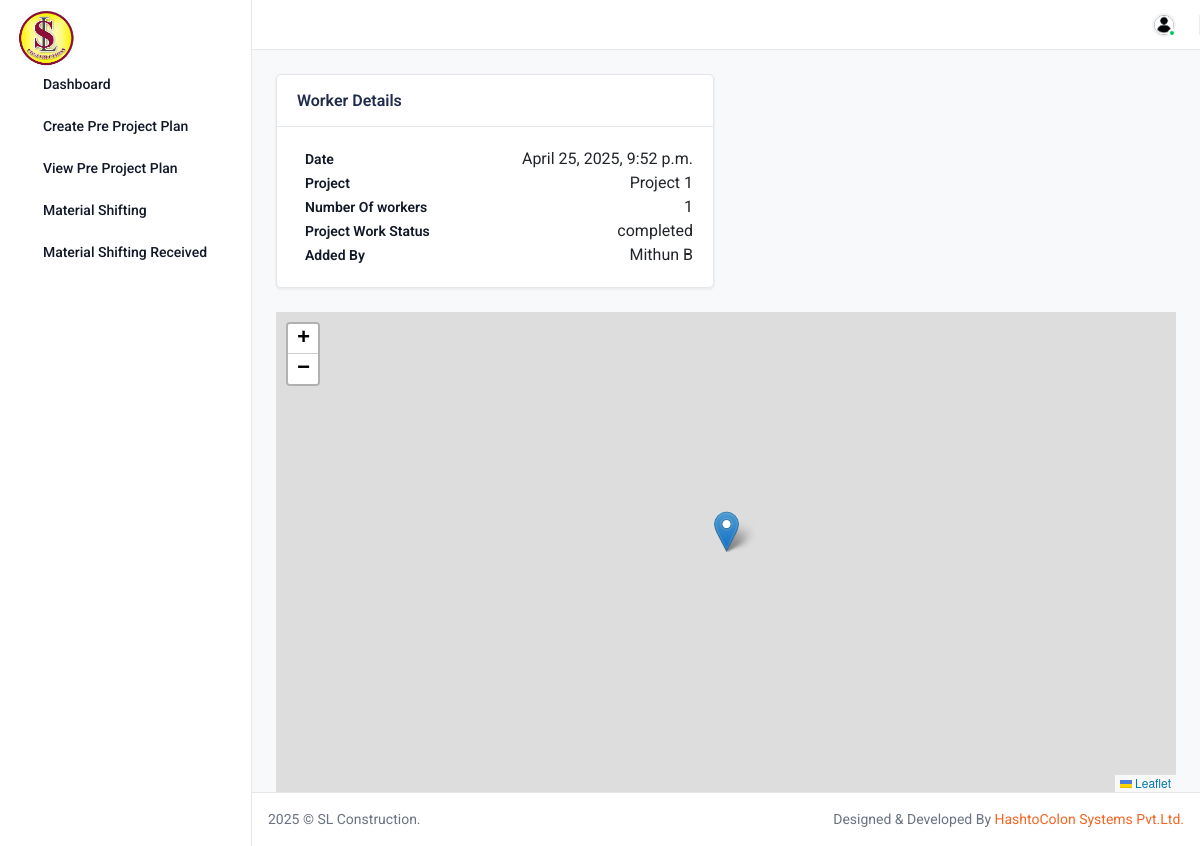
Screenshot of /daily_workers_detail/2 (signed in) with the database file from the repository.
### base/models.py (models this page shows, shortened)
class Project_daily_work_details(models.Model):
   date = models.DateTimeField(auto_now_add=True, blank=True)
   user = models.ForeignKey(User, on_delete=models.CASCADE)
   project = models.ForeignKey(Project,  blank=True, null=True, on_delete=models.CASCADE)
   no_of_workers=models.CharField(max_length=25, default="", blank=True)
   image=models.ImageField(upload_to='uploads/' ,blank=True,)
   project_work_status=models.CharField(max_length=225, default="", blank=True,)
   lon=models.CharField(max_length=255, default="", blank=True)
   lat=models.CharField(max_length=255, default="", blank=True)

class Project(models.Model):
   project_name=models.CharField(max_length=255, default="", blank=True)
   address=models.TextField(default="", blank=True)
   date = models.DateTimeField(auto_now_add=True, blank=True)

class User(AbstractUser):
   designation = models.CharField(max_length = 20, choices = designation_choice, null=True, blank=True)

### base/views.py (the view)
# urls.py: path("daily_workers_detail/<int:pk>",views.daily_workers_detail, name="daily_workers_detail"),
@login_required
def daily_workers_detail(request,pk):
 current_record = Project_daily_work_details.objects.get(pk=pk)
 context={"post":current_record}
 return render(request, "dailyworkrsdetail.html", context )

### templates/dailyworkrsdetail.html (shortened to what this page needs)
{% extends "base.html" %}
{% load static %}
{% load widget_tweaks %}
{% block content %}
<div class="content">
	 <div class="row">
					<div class="col-xxl-4 col-xl-6 d-flex">
						<div class="card flex-fill">
							<div class="card-header pb-2 d-flex align-items-center justify-content-between flex-wrap">
								<h5 class="mb-2">Worker Details</h5>
							</div>
							<div class="card-body">
								<div class="recent-item">
									<div class="d-flex justify-content-between">
										<div class="d-flex align-items-center w-100">
											<div class="ms-2 flex-fill">
												<div class="d-flex align-items-center justify-content-between">
													<h6 class="fs-medium text-truncate"><a href="javscript:void(0);">Date</a></h6>
													<p class="fs-16 text-dark">{{post.date}}</p>
												</div>
												<div class="d-flex align-items-center justify-content-between">
													<h6 class="fs-medium text-truncate"><a href="javscript:void(0);">Project</a></h6>
													<p class="fs-16 text-dark">{{post.project.project_name}}</p>
												</div>
												<div class="d-flex align-items-center justify-content-between">
													<h6 class="fs-medium text-truncate"><a href="javscript:void(0);">Number Of workers</a></h6>
													<p class="fs-16 text-dark">{{post.no_of_workers}}</p>
												</div>
												<div class="d-flex align-items-center justify-content-between">
													<h6 class="fs-medium text-truncate"><a href="javscript:void(0);">Project Work Status</a></h6>
													<p class="fs-16 text-dark">{{post.project_work_status}}</p>
												</div>
												<div class="d-flex align-items-center justify-content-between">
													<h6 class="fs-medium text-truncate"><a href="javscript:void(0);">Added By</a></h6>
													<p class="fs-16 text-dark">{{post.user.first_name}} {{post.user.last_name}}</p>
												</div>
											</div>
										</div>
									</div>
								</div>
							</div>
						</div>
					</div>
					<div class="col-xxl-4 col-xl-6 d-flex">
					</div>
					</div>
<div id="map" style="height: 480px"></div>
</div >
<link rel="stylesheet" href="https://unpkg.com/leaflet@1.9.4/dist/leaflet.css"/>
{% endblock content %}

### rows the page displays
Project_daily_work_details: date "April 25, 2025, 9:52 p.m.", project.project_name "Project 1", no_of_workers "1", project_work_status "completed", user.first_name "Mithun", user.last_name "B"
